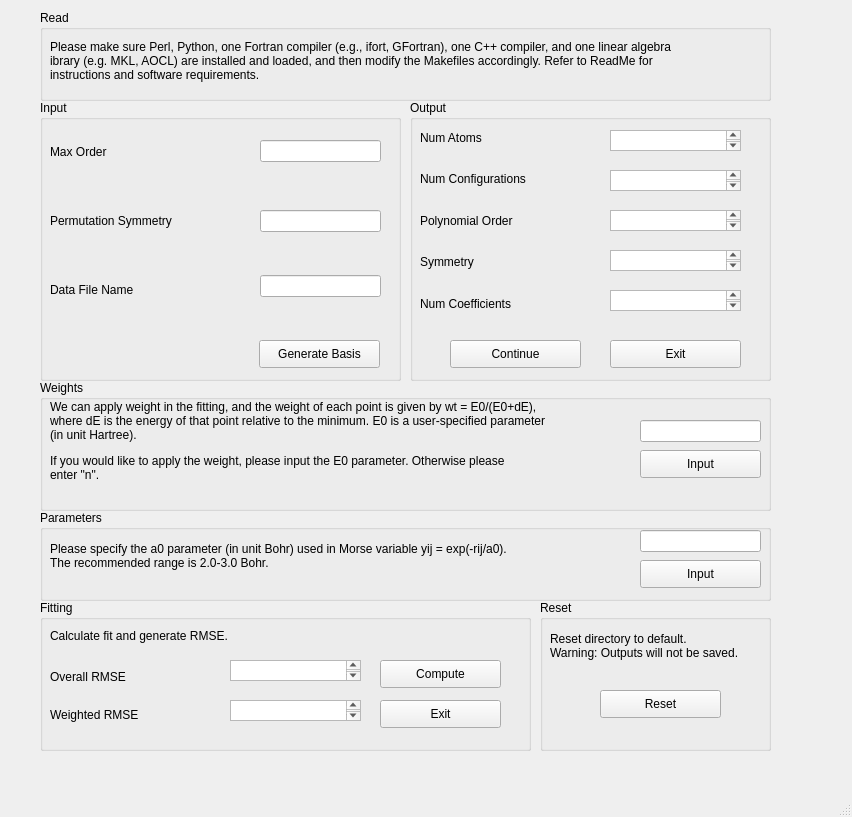
<?xml version="1.0" encoding="UTF-8"?>
<ui version="4.0">
 <class>MainWindow</class>
 <widget class="QMainWindow" name="MainWindow">
  <property name="geometry">
   <rect>
    <x>0</x>
    <y>0</y>
    <width>852</width>
    <height>817</height>
   </rect>
  </property>
  <property name="windowTitle">
   <string>MainWindow</string>
  </property>
  <widget class="QWidget" name="centralwidget">
   <widget class="QGroupBox" name="groupBox">
    <property name="geometry">
     <rect>
      <x>40</x>
      <y>100</y>
      <width>361</width>
      <height>281</height>
     </rect>
    </property>
    <property name="title">
     <string>Input</string>
    </property>
    <widget class="QWidget" name="gridLayoutWidget">
     <property name="geometry">
      <rect>
       <x>10</x>
       <y>20</y>
       <width>181</width>
       <height>201</height>
      </rect>
     </property>
     <layout class="QGridLayout" name="gridLayout">
      <property name="horizontalSpacing">
       <number>60</number>
      </property>
      <item row="1" column="0">
       <widget class="QLabel" name="label_2">
        <property name="text">
         <string>Permutation Symmetry</string>
        </property>
       </widget>
      </item>
      <item row="0" column="0">
       <widget class="QLabel" name="label">
        <property name="text">
         <string>Max Order</string>
        </property>
       </widget>
      </item>
      <item row="2" column="0">
       <widget class="QLabel" name="label_3">
        <property name="text">
         <string>Data File Name</string>
        </property>
       </widget>
      </item>
     </layout>
    </widget>
    <widget class="QPushButton" name="button1">
     <property name="geometry">
      <rect>
       <x>219</x>
       <y>240</y>
       <width>121</width>
       <height>28</height>
      </rect>
     </property>
     <property name="text">
      <string>Generate Basis</string>
     </property>
    </widget>
   </widget>
   <widget class="QGroupBox" name="groupBox_2">
    <property name="geometry">
     <rect>
      <x>410</x>
      <y>100</y>
      <width>361</width>
      <height>281</height>
     </rect>
    </property>
    <property name="title">
     <string>Output</string>
    </property>
    <widget class="QWidget" name="verticalLayoutWidget">
     <property name="geometry">
      <rect>
       <x>10</x>
       <y>20</y>
       <width>341</width>
       <height>201</height>
      </rect>
     </property>
     <layout class="QVBoxLayout" name="verticalLayout">
      <item>
       <widget class="QLabel" name="label_4">
        <property name="text">
         <string>Num Atoms</string>
        </property>
       </widget>
      </item>
      <item>
       <widget class="QLabel" name="label_5">
        <property name="text">
         <string>Num Configurations</string>
        </property>
       </widget>
      </item>
      <item>
       <widget class="QLabel" name="label_6">
        <property name="text">
         <string>Polynomial Order</string>
        </property>
       </widget>
      </item>
      <item>
       <widget class="QLabel" name="label_7">
        <property name="text">
         <string>Symmetry</string>
        </property>
       </widget>
      </item>
      <item>
       <widget class="QLabel" name="label_8">
        <property name="text">
         <string>Num Coefficients</string>
        </property>
       </widget>
      </item>
     </layout>
    </widget>
    <widget class="QTextBrowser" name="textBrowser">
     <property name="geometry">
      <rect>
       <x>200</x>
       <y>30</y>
       <width>131</width>
       <height>21</height>
      </rect>
     </property>
    </widget>
    <widget class="QTextBrowser" name="textBrowser_2">
     <property name="geometry">
      <rect>
       <x>200</x>
       <y>70</y>
       <width>131</width>
       <height>21</height>
      </rect>
     </property>
    </widget>
    <widget class="QTextBrowser" name="textBrowser_3">
     <property name="geometry">
      <rect>
       <x>200</x>
       <y>110</y>
       <width>131</width>
       <height>21</height>
      </rect>
     </property>
    </widget>
    <widget class="QPushButton" name="button2">
     <property name="geometry">
      <rect>
       <x>40</x>
       <y>240</y>
       <width>131</width>
       <height>28</height>
      </rect>
     </property>
     <property name="text">
      <string>Continue</string>
     </property>
    </widget>
    <widget class="QPushButton" name="button3">
     <property name="geometry">
      <rect>
       <x>200</x>
       <y>240</y>
       <width>131</width>
       <height>28</height>
      </rect>
     </property>
     <property name="text">
      <string>Exit</string>
     </property>
    </widget>
    <widget class="QTextBrowser" name="textBrowser_4">
     <property name="geometry">
      <rect>
       <x>200</x>
       <y>150</y>
       <width>131</width>
       <height>21</height>
      </rect>
     </property>
    </widget>
    <widget class="QTextBrowser" name="textBrowser_5">
     <property name="geometry">
      <rect>
       <x>200</x>
       <y>190</y>
       <width>131</width>
       <height>21</height>
      </rect>
     </property>
    </widget>
   </widget>
   <widget class="QGroupBox" name="groupBox_3">
    <property name="geometry">
     <rect>
      <x>40</x>
      <y>380</y>
      <width>731</width>
      <height>131</height>
     </rect>
    </property>
    <property name="title">
     <string>Weights</string>
    </property>
    <widget class="QWidget" name="gridLayoutWidget_2">
     <property name="geometry">
      <rect>
       <x>10</x>
       <y>20</y>
       <width>561</width>
       <height>88</height>
      </rect>
     </property>
     <layout class="QGridLayout" name="gridLayout_2">
      <item row="0" column="1">
       <widget class="QLabel" name="label_9">
        <property name="text">
         <string>We can apply weight in the fitting, and the weight of each point is given by wt = E0/(E0+dE),
where dE is the energy of that point relative to the minimum. E0 is a user-specified parameter
(in unit Hartree).</string>
        </property>
       </widget>
      </item>
      <item row="1" column="1">
       <widget class="QLabel" name="label_10">
        <property name="text">
         <string>If you would like to apply the weight, please input the E0 parameter. Otherwise please
enter &quot;n&quot;.</string>
        </property>
       </widget>
      </item>
     </layout>
    </widget>
    <widget class="QLineEdit" name="lineEdit_4">
     <property name="geometry">
      <rect>
       <x>600</x>
       <y>40</y>
       <width>121</width>
       <height>22</height>
      </rect>
     </property>
    </widget>
    <widget class="QPushButton" name="button4">
     <property name="geometry">
      <rect>
       <x>600</x>
       <y>70</y>
       <width>121</width>
       <height>28</height>
      </rect>
     </property>
     <property name="text">
      <string>Input</string>
     </property>
    </widget>
   </widget>
   <widget class="QGroupBox" name="groupBox_4">
    <property name="geometry">
     <rect>
      <x>40</x>
      <y>510</y>
      <width>731</width>
      <height>91</height>
     </rect>
    </property>
    <property name="title">
     <string>Parameters</string>
    </property>
    <widget class="QWidget" name="verticalLayoutWidget_2">
     <property name="geometry">
      <rect>
       <x>10</x>
       <y>20</y>
       <width>561</width>
       <height>51</height>
      </rect>
     </property>
     <layout class="QVBoxLayout" name="verticalLayout_2">
      <item>
       <widget class="QLabel" name="label_11">
        <property name="text">
         <string>Please specify the a0 parameter (in unit Bohr) used in Morse variable yij = exp(-rij/a0). 
The recommended range is 2.0-3.0 Bohr.</string>
        </property>
       </widget>
      </item>
     </layout>
    </widget>
    <widget class="QLineEdit" name="lineEdit_5">
     <property name="geometry">
      <rect>
       <x>600</x>
       <y>20</y>
       <width>121</width>
       <height>22</height>
      </rect>
     </property>
    </widget>
    <widget class="QPushButton" name="button5">
     <property name="geometry">
      <rect>
       <x>600</x>
       <y>50</y>
       <width>121</width>
       <height>28</height>
      </rect>
     </property>
     <property name="text">
      <string>Input</string>
     </property>
    </widget>
   </widget>
   <widget class="QGroupBox" name="groupBox_5">
    <property name="geometry">
     <rect>
      <x>40</x>
      <y>600</y>
      <width>491</width>
      <height>151</height>
     </rect>
    </property>
    <property name="title">
     <string>Fitting</string>
    </property>
    <widget class="QWidget" name="verticalLayoutWidget_3">
     <property name="geometry">
      <rect>
       <x>10</x>
       <y>60</y>
       <width>160</width>
       <height>71</height>
      </rect>
     </property>
     <layout class="QVBoxLayout" name="verticalLayout_3">
      <item>
       <widget class="QLabel" name="label_12">
        <property name="text">
         <string>Overall RMSE</string>
        </property>
       </widget>
      </item>
      <item>
       <widget class="QLabel" name="label_13">
        <property name="text">
         <string>Weighted RMSE</string>
        </property>
       </widget>
      </item>
     </layout>
    </widget>
    <widget class="QTextBrowser" name="textBrowser_6">
     <property name="geometry">
      <rect>
       <x>190</x>
       <y>60</y>
       <width>131</width>
       <height>21</height>
      </rect>
     </property>
    </widget>
    <widget class="QTextBrowser" name="textBrowser_7">
     <property name="geometry">
      <rect>
       <x>190</x>
       <y>100</y>
       <width>131</width>
       <height>21</height>
      </rect>
     </property>
    </widget>
    <widget class="QPushButton" name="button6">
     <property name="geometry">
      <rect>
       <x>340</x>
       <y>60</y>
       <width>121</width>
       <height>28</height>
      </rect>
     </property>
     <property name="text">
      <string>Compute</string>
     </property>
    </widget>
    <widget class="QPushButton" name="button7">
     <property name="geometry">
      <rect>
       <x>340</x>
       <y>100</y>
       <width>121</width>
       <height>28</height>
      </rect>
     </property>
     <property name="text">
      <string>Exit</string>
     </property>
    </widget>
    <widget class="QWidget" name="verticalLayoutWidget_6">
     <property name="geometry">
      <rect>
       <x>10</x>
       <y>20</y>
       <width>451</width>
       <height>31</height>
      </rect>
     </property>
     <layout class="QVBoxLayout" name="verticalLayout_6">
      <item>
       <widget class="QLabel" name="label_16">
        <property name="text">
         <string>Calculate fit and generate RMSE.</string>
        </property>
       </widget>
      </item>
     </layout>
    </widget>
   </widget>
   <widget class="QLineEdit" name="lineEdit_3">
    <property name="geometry">
     <rect>
      <x>260</x>
      <y>275</y>
      <width>121</width>
      <height>22</height>
     </rect>
    </property>
   </widget>
   <widget class="QLineEdit" name="lineEdit">
    <property name="geometry">
     <rect>
      <x>260</x>
      <y>140</y>
      <width>121</width>
      <height>22</height>
     </rect>
    </property>
   </widget>
   <widget class="QLineEdit" name="lineEdit_2">
    <property name="geometry">
     <rect>
      <x>260</x>
      <y>210</y>
      <width>121</width>
      <height>22</height>
     </rect>
    </property>
   </widget>
   <widget class="QGroupBox" name="groupBox_6">
    <property name="geometry">
     <rect>
      <x>540</x>
      <y>600</y>
      <width>231</width>
      <height>151</height>
     </rect>
    </property>
    <property name="title">
     <string>Reset</string>
    </property>
    <widget class="QWidget" name="verticalLayoutWidget_4">
     <property name="geometry">
      <rect>
       <x>10</x>
       <y>20</y>
       <width>211</width>
       <height>51</height>
      </rect>
     </property>
     <layout class="QVBoxLayout" name="verticalLayout_4">
      <item>
       <widget class="QLabel" name="label_14">
        <property name="text">
         <string>Reset directory to default.
Warning: Outputs will not be saved.</string>
        </property>
       </widget>
      </item>
     </layout>
    </widget>
    <widget class="QPushButton" name="button8">
     <property name="geometry">
      <rect>
       <x>60</x>
       <y>90</y>
       <width>121</width>
       <height>28</height>
      </rect>
     </property>
     <property name="text">
      <string>Reset</string>
     </property>
    </widget>
   </widget>
   <widget class="QGroupBox" name="groupBox_7">
    <property name="geometry">
     <rect>
      <x>40</x>
      <y>10</y>
      <width>731</width>
      <height>91</height>
     </rect>
    </property>
    <property name="title">
     <string>Read</string>
    </property>
    <widget class="QWidget" name="verticalLayoutWidget_5">
     <property name="geometry">
      <rect>
       <x>10</x>
       <y>20</y>
       <width>711</width>
       <height>61</height>
      </rect>
     </property>
     <layout class="QVBoxLayout" name="verticalLayout_5">
      <item>
       <widget class="QLabel" name="label_15">
        <property name="text">
         <string>Please make sure Perl, Python, one Fortran compiler (e.g., ifort, GFortran), one C++ compiler, and one linear algebra 
ibrary (e.g. MKL, AOCL) are installed and loaded, and then modify the Makefiles accordingly. Refer to ReadMe for
instructions and software requirements.</string>
        </property>
       </widget>
      </item>
     </layout>
    </widget>
   </widget>
  </widget>
  <widget class="QMenuBar" name="menubar">
   <property name="geometry">
    <rect>
     <x>0</x>
     <y>0</y>
     <width>852</width>
     <height>26</height>
    </rect>
   </property>
  </widget>
  <widget class="QStatusBar" name="statusbar"/>
 </widget>
 <resources/>
 <connections/>
</ui>
